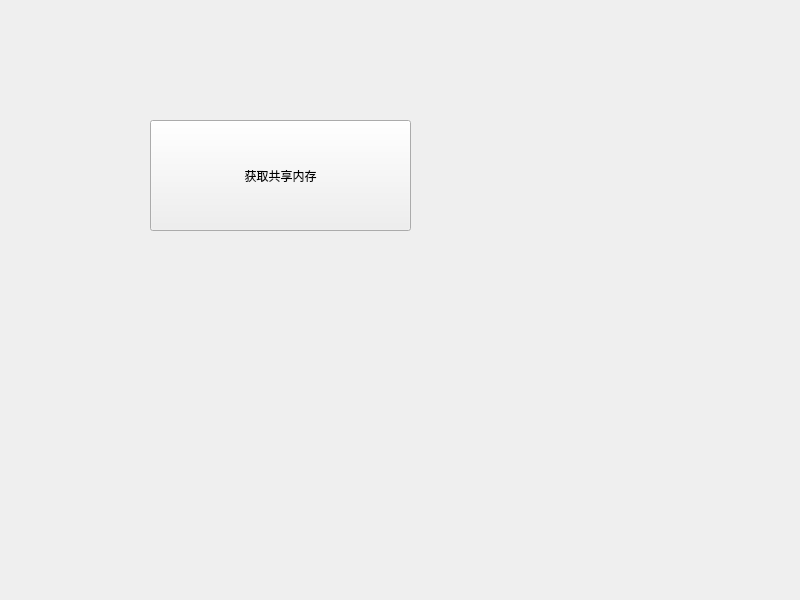
<?xml version="1.0" encoding="UTF-8"?>
<ui version="4.0">
 <class>Widget</class>
 <widget class="QWidget" name="Widget">
  <property name="geometry">
   <rect>
    <x>0</x>
    <y>0</y>
    <width>800</width>
    <height>600</height>
   </rect>
  </property>
  <property name="windowTitle">
   <string>Widget</string>
  </property>
  <widget class="QPushButton" name="pushButton">
   <property name="geometry">
    <rect>
     <x>150</x>
     <y>120</y>
     <width>261</width>
     <height>111</height>
    </rect>
   </property>
   <property name="text">
    <string>获取共享内存</string>
   </property>
  </widget>
  <widget class="QLabel" name="label">
   <property name="geometry">
    <rect>
     <x>150</x>
     <y>290</y>
     <width>251</width>
     <height>41</height>
    </rect>
   </property>
   <property name="text">
    <string/>
   </property>
  </widget>
 </widget>
 <resources/>
 <connections/>
</ui>
